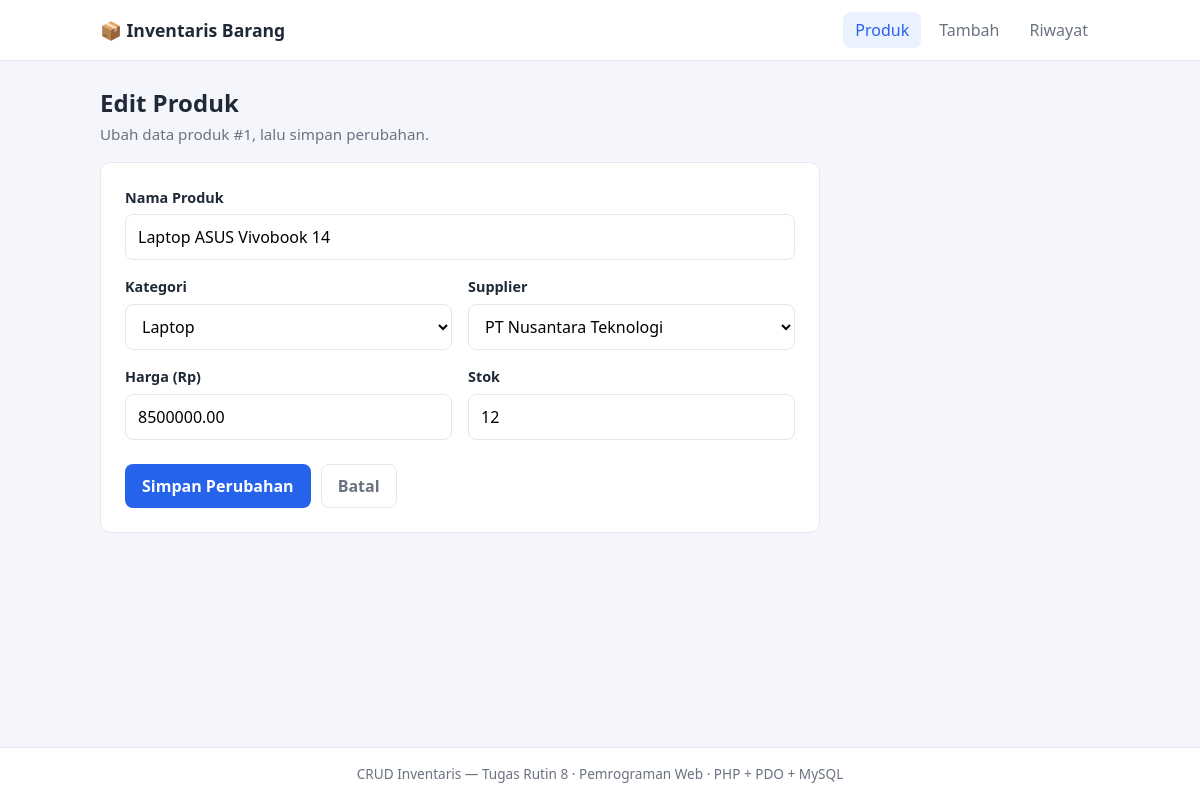
The page /edit.php?id=1 on the database its author committed.
### tables this page shows
CREATE TABLE products (
    id          INT AUTO_INCREMENT PRIMARY KEY,
    name        VARCHAR(150)  NOT NULL,
    category_id INT           NOT NULL,
    supplier_id INT           NOT NULL,
    price       DECIMAL(12,2) NOT NULL,
    stock       INT           NOT NULL DEFAULT 0,
    CONSTRAINT fk_products_category
        FOREIGN KEY (category_id) REFERENCES categories(id)
        ON UPDATE CASCADE ON DELETE RESTRICT,
    CONSTRAINT fk_products_supplier
        FOREIGN KEY (supplier_id) REFERENCES suppliers(id)
        ON UPDATE CASCADE ON DELETE RESTRICT
);

CREATE TABLE categories (
    id   INT AUTO_INCREMENT PRIMARY KEY,
    name VARCHAR(100) NOT NULL
);

CREATE TABLE suppliers (
    id    INT AUTO_INCREMENT PRIMARY KEY,
    name  VARCHAR(100) NOT NULL,
    phone VARCHAR(20)
);

### includes/helpers.php (called while the page is built, shortened)
<?php
function e($value): string
{
    return htmlspecialchars((string) $value, ENT_QUOTES, 'UTF-8');
}

### includes/product_form.php (the view, shortened to what this page needs)
<form method="post" action="<?= e($formAction) ?>" class="card form">
    <div class="field">
        <label for="name">Nama Produk</label>
        <input type="text" id="name" name="name" maxlength="150" required
               value="<?= e($form['name']) ?>">
    </div>
    <div class="field-row">
        <div class="field">
            <label for="category_id">Kategori</label>
            <select id="category_id" name="category_id" required>
                <?php foreach ($categories as $c): ?>
                    <option value="<?= (int) $c['id'] ?>"
                        <?= (int) $form['category_id'] === (int) $c['id'] ? 'selected' : '' ?>>
                        <?= e($c['name']) ?>
                    </option>
                <?php endforeach; ?>
            </select>
        </div>
        <div class="field">
            <label for="supplier_id">Supplier</label>
            <select id="supplier_id" name="supplier_id" required>
                <?php foreach ($suppliers as $s): ?>
                    <option value="<?= (int) $s['id'] ?>"
                        <?= (int) $form['supplier_id'] === (int) $s['id'] ? 'selected' : '' ?>>
                        <?= e($s['name']) ?>
                    </option>
                <?php endforeach; ?>
            </select>
        </div>
    </div>
    <div class="field-row">
        <div class="field">
            <label for="price">Harga (Rp)</label>
            <input type="number" id="price" name="price" min="0" step="0.01" required
                   value="<?= e($form['price']) ?>">
        </div>
        <div class="field">
            <label for="stock">Stok</label>
            <input type="number" id="stock" name="stock" min="0" step="1" required
                   value="<?= e($form['stock']) ?>">
        </div>
    </div>
    <div class="actions">
        <button type="submit" class="btn btn-primary"><?= e($submitLabel) ?></button>
        <a href="index.php" class="btn btn-ghost">Batal</a>
    </div>
</form>

### assets/style.css (style rules this page uses)
:root { --bg: #f4f6fb; --card: #ffffff; --text: #1f2937; --muted: #6b7280; --border: #e5e7eb; --primary: #2563eb; --primary-dark: #1d4ed8; --danger: #dc2626; --danger-dark: #b91c1c; --success-bg: #ecfdf5; --success-text: #065f46; --error-bg: #fef2f2; --error-text: #991b1b; --radius: 10px; }
* { box-sizing: border-box; }
body { margin: 0; font-family: system-ui, -apple-system, "Segoe UI", Roboto, Arial, sans-serif; background: var(--bg); color: var(--text); line-height: 1.5; min-height: 100vh; display: flex; flex-direction: column; }
.card { background: var(--card); border: 1px solid var(--border); border-radius: var(--radius); }
.btn { display: inline-block; padding: 9px 16px; border: 1px solid transparent; border-radius: 8px; background: var(--card); color: var(--text); font: inherit; font-weight: 600; text-decoration: none; cursor: pointer; }
.btn-primary { background: var(--primary); color: #fff; }
.btn-ghost { border-color: var(--border); color: var(--muted); }
.form { padding: 24px; max-width: 720px; }
.field { display: flex; flex-direction: column; gap: 6px; margin-bottom: 16px; flex: 1; }
.field-row { display: flex; gap: 16px; }
label { font-weight: 600; font-size: 0.9rem; }
input[type="text"], input[type="number"], select { padding: 10px 12px; border: 1px solid var(--border); border-radius: 8px; font: inherit; background: #fff; width: 100%; }
.actions { display: flex; gap: 10px; margin-top: 8px; }

### rows shown on the page
products: name "Laptop ASUS Vivobook 14", category_id "Laptop", supplier_id "PT Nusantara Teknologi", price "8500000.00", stock "12"

### other values the page prints
$id "1"
$submitLabel "Simpan Perubahan"
